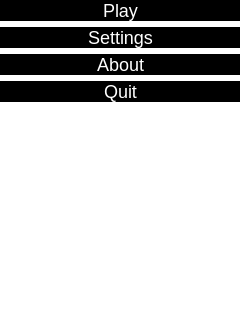
<?xml version="1.0" encoding="UTF-8"?>
<ui version="4.0">
 <class>mainMenuFrame</class>
 <widget class="QFrame" name="mainMenuFrame">
  <property name="geometry">
   <rect>
    <x>0</x>
    <y>0</y>
    <width>240</width>
    <height>320</height>
   </rect>
  </property>
  <property name="windowTitle">
   <string>Frame</string>
  </property>
  <property name="styleSheet">
   <string notr="true">QFrame { background: transparent; border: none; } 

QPushButton, QCheckbox {
   border: none; 
	color: white; 
	background-color: black; 
	font: bold large &quot;Rockwell Extra Bold&quot;; 
	font-size: 18px; 
}

QPushButton:pressed {
		color: gold; 
}
QPushButton:hover {
		color: gold; 
}
QDialog {
	color: white; 
	background-color: &quot;#677B09&quot;; 
	font: bold large &quot;Rockwell Extra Bold&quot;; 
	font-size: 18px; 
}

QSpinBox, QLabel {
	color: white; 
	background-color: black; 
	font: bold large &quot;Rockwell Extra Bold&quot;; 
	font-size: 18px; 
}</string>
  </property>
  <property name="frameShape">
   <enum>QFrame::StyledPanel</enum>
  </property>
  <property name="frameShadow">
   <enum>QFrame::Raised</enum>
  </property>
  <widget class="QWidget" name="verticalLayoutWidget">
   <property name="geometry">
    <rect>
     <x>0</x>
     <y>0</y>
     <width>241</width>
     <height>321</height>
    </rect>
   </property>
   <layout class="QVBoxLayout" name="verticalLayout">
    <item>
     <widget class="QPushButton" name="m_newGameBtn">
      <property name="text">
       <string>Play</string>
      </property>
     </widget>
    </item>
    <item>
     <widget class="QPushButton" name="m_settingsBtn">
      <property name="text">
       <string>Settings</string>
      </property>
     </widget>
    </item>
    <item>
     <widget class="QPushButton" name="m_aboutBtn">
      <property name="text">
       <string>About</string>
      </property>
     </widget>
    </item>
    <item>
     <widget class="QPushButton" name="m_quitBtn">
      <property name="text">
       <string>Quit</string>
      </property>
     </widget>
    </item>
    <item>
     <spacer name="verticalSpacer">
      <property name="orientation">
       <enum>Qt::Vertical</enum>
      </property>
      <property name="sizeHint" stdset="0">
       <size>
        <width>20</width>
        <height>40</height>
       </size>
      </property>
     </spacer>
    </item>
   </layout>
  </widget>
  <action name="actionNewGame">
   <property name="text">
    <string>Play</string>
   </property>
  </action>
  <action name="actionSettings">
   <property name="text">
    <string>Settings</string>
   </property>
  </action>
  <action name="actionQuit">
   <property name="text">
    <string>Quit</string>
   </property>
  </action>
  <action name="actionAbout">
   <property name="text">
    <string>About</string>
   </property>
  </action>
 </widget>
 <resources/>
 <connections>
  <connection>
   <sender>m_newGameBtn</sender>
   <signal>clicked()</signal>
   <receiver>actionNewGame</receiver>
   <slot>trigger()</slot>
   <hints>
    <hint type="sourcelabel">
     <x>120</x>
     <y>42</y>
    </hint>
    <hint type="destinationlabel">
     <x>-1</x>
     <y>-1</y>
    </hint>
   </hints>
  </connection>
  <connection>
   <sender>m_settingsBtn</sender>
   <signal>clicked()</signal>
   <receiver>actionSettings</receiver>
   <slot>trigger()</slot>
   <hints>
    <hint type="sourcelabel">
     <x>120</x>
     <y>100</y>
    </hint>
    <hint type="destinationlabel">
     <x>-1</x>
     <y>-1</y>
    </hint>
   </hints>
  </connection>
  <connection>
   <sender>m_aboutBtn</sender>
   <signal>clicked()</signal>
   <receiver>actionAbout</receiver>
   <slot>trigger()</slot>
   <hints>
    <hint type="sourcelabel">
     <x>120</x>
     <y>158</y>
    </hint>
    <hint type="destinationlabel">
     <x>-1</x>
     <y>-1</y>
    </hint>
   </hints>
  </connection>
  <connection>
   <sender>m_quitBtn</sender>
   <signal>clicked()</signal>
   <receiver>actionQuit</receiver>
   <slot>trigger()</slot>
   <hints>
    <hint type="sourcelabel">
     <x>120</x>
     <y>216</y>
    </hint>
    <hint type="destinationlabel">
     <x>-1</x>
     <y>-1</y>
    </hint>
   </hints>
  </connection>
 </connections>
</ui>
